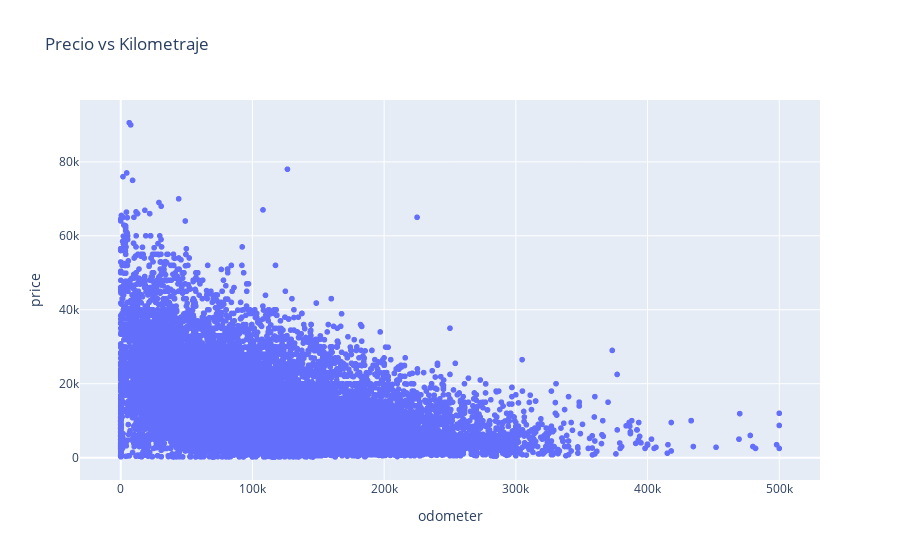

The code cell stored with this chart in its notebook:
### Markdown cell above
***Gráfico de Dispersión: Precio vs Kilometraje (odometer):*** Evalua la correlación entre el kilometraje y el precio de los vehículos. Esta visualización ayuda a confirmar si los autos con menor uso tienen mayor valor, y permite descubrir patrones de depreciación o puntos inusuales que podrían requerir más análisis.

### Code cell
# Dispersión de precio vs odómetro
fig_price_odometer = px.scatter(df_clean, x='odometer', y='price', title='Precio vs Kilometraje')
fig_price_odometer.show()

### Figure 1 — Plotly figure (JSON) as saved in the notebook; plotly's stock layout.template omitted (floating-point values rounded to 4 significant figures; data arrays with more than 128 entries replaced by an {"elided": "..."} marker saying what was removed)
{"data": [{"hovertemplate": "odometer=%{x}<br>price=%{y}<extra></extra>", "legendgroup": "", "marker": {"color": "#636efa", "symbol": "circle"}, "mode": "markers", "name": "", "showlegend": false, "type": "scattergl", "x": {"elided": "35633 float values"}, "xaxis": "x", "y": {"elided": "35633 int values"}, "yaxis": "y"}], "layout": {"legend": {"tracegroupgap": 0}, "title": {"text": "Precio vs Kilometraje"}, "xaxis": {"anchor": "y", "domain": [0, 1], "title": {"text": "odometer"}}, "yaxis": {"anchor": "x", "domain": [0, 1], "title": {"text": "price"}}}}
